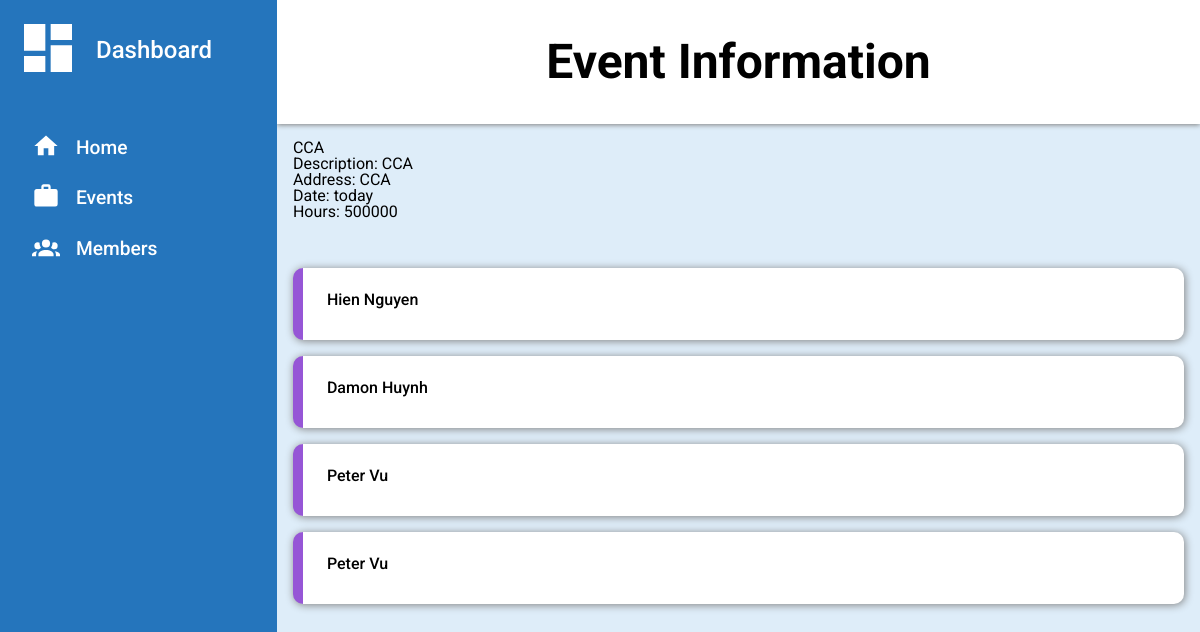
The page /event/8 on the database its author committed.
### app.py (models this page shows)
class Event(db.Model):
    id = db.Column(db.Integer, primary_key = True)
    name = db.Column(db.String(100), unique = False, index = True)
    description = db.Column(db.String(250), unique = False, index = True)
    address = db.Column(db.String(250), unique = False, index = True)
    date = db.Column(db.String(40), unique = False, index = True)
    hours = db.Column(db.Integer, index = True, unique = False)

class Member(db.Model):
    id = db.Column(db.Integer, primary_key = True)
    name = db.Column(db.String(100), unique = False, index = True)
    student_id = db.Column(db.Integer, index = True, unique = False)
    hours = db.Column(db.Integer, index = True, unique = False)
    grade = db.Column(db.Integer, index = True, unique = False)
    email = db.Column(db.String(100), unique = False, index = True)
    events = db.relationship('Event', secondary = member_event, backref = 'members')

### app.py (the view)
@app.route('/event/<int:id>')
def event(id):
    event = Event.query.get(id)
    return render_template('event.html', event = event)

### templates/event.html (shortened to what this page needs)
{% extends 'base.html' %}
{% block content %}
<div class="header">
    <div class = "eventName">
        <p>Event Information</p>
    </div>
</div>
<div class="sidebar">
    <p><span><svg class="dash clickable" xmlns="http://www.w3.org/2000/svg" viewBox="0 0 24 24"><title>view-dashboard</title><path d="M13,3V9H21V3M13,21H21V11H13M3,21H11V15H3M3,13H11V3H3V13Z" /></svg></span>Dashboard</p>
    <ul>
        <a href="{{ url_for('dashboard') }}">
            <li class="clickable"><span><svg xmlns="http://www.w3.org/2000/svg" viewBox="0 0 24 24"><title>home</title><path d="M10,20V14H14V20H19V12H22L12,3L2,12H5V20H10Z" /></svg></span>Home</li>
        </a>
        <a href="{{ url_for('events') }}">
            <li class="clickable"><span><svg xmlns="http://www.w3.org/2000/svg" viewBox="0 0 24 24"><title>briefcase</title><path d="M10,2H14A2,2 0 0,1 16,4V6H20A2,2 0 0,1 22,8V19A2,2 0 0,1 20,21H4C2.89,21 2,20.1 2,19V8C2,6.89 2.89,6 4,6H8V4C8,2.89 8.89,2 10,2M14,6V4H10V6H14Z" /></svg></span>Events</li>
        </a>
        <a href="{{ url_for('members') }}">
            <li class="clickable"><span></span>Members</li>
        </a>
    </ul>
</div>
<div class="content">
    <div>
        <p>{{ event.name }}</p>
        <p>Description: {{ event.description }}</p>
        <p>Address: {{ event.address }}</p>
        <p>Date: {{ event.date }}</p>
        <p>Hours: {{ event.hours }}</p>
    </div>
    <div class="members">
        <p class="content-label"></p>
        {% for member in event.members %}
            <a class="clickable" href="{{ url_for('member', id = member.id) }}">
                <div>
                    <p>{{ member.name }}</p>
                </div>
            </a>
        {% endfor %}
    </div>
</div>
{% endblock %}

### static/style.css (style rules this page uses)
html, body, div, span, applet, object, iframe, h1, h2, h3, h4, h5, h6, p, blockquote, pre, a, abbr, acronym, address, big, cite, code, del, dfn, em, img, ins, kbd, q, s, samp, small, strike, strong, sub, sup, tt, var, b, u, i, center, dl, dt, dd, ol, ul, li, fieldset, form, label, legend, table, caption, tbody, tfoot, thead, tr, th, td, article, aside, canvas, details, embed, figure, figcaption, footer, header, hgroup, menu, nav, output, ruby, section, summary, time, mark, audio, video { margin: 0; padding: 0; border: 0; font-size: 100%; font: inherit; vertical-align: baseline; }
body { line-height: 1; font-family: "Roboto"; }
ol, ul { list-style: none; }
:root { --sidebar: #2575bc; --project-border: #BC6C25; --main-background: #deedf9; --text-color: rgb(255, 255, 255); }
body { display: grid; grid-template-rows: 1fr 9fr; grid-template-columns: 1.2fr 4fr; height: 100vh; background-color: var(--main-background); }
.header { background-color: white; grid-column: 2; grid-row: 1 / 2; display: flex; flex-direction: column; justify-content: space-between; grid-template-rows: 1fr 2.5fr; padding: .75rem 2rem; line-height: 1.5rem; box-shadow: 0px 1px 5px grey; row-gap: 1rem; }
.eventName { height: 100px; display: flex; justify-content: center; align-items: center; font-weight: 700; font-size: 3rem; line-height: 3rem; }
.sidebar { background-color: var(--sidebar); grid-row: 1 / 3; padding: 1rem; }
a { text-decoration: none; }
.sidebar ul { display: grid; font-size: 1.2rem; margin-bottom: 3rem; gap: 1.2rem; }
.sidebar li, .sidebar p { color: var(--text-color); font-weight:500; display: flex; align-items: center; }
.sidebar p { font-size: 1.5rem; margin-bottom: 3rem; }
.content { padding: 1rem; }
.content-label { font-weight: 500; font-size: 1.1rem; grid-row: 1; grid-column: 1 / -1; }
.events, .members { grid-row: 1 / 4; display: grid; grid-template-rows: 2rem; gap: 1rem; grid-template-columns: 1fr; }
.events a>div, .members>a>div { display: flex; flex-direction: column; justify-content: space-between; background-color: white; border-radius: 10px; padding: 1.5rem; box-shadow: 1px 1px 8px grey; border-left: 10px solid var(--project-border); font-size: .75rem; color: grey; line-height: 1rem; transition: 100ms ease-out; }
.members>a>div { border-left:10px solid rgb(150, 86, 214); }
.events div > p, .members div > p { color: black; font-size: 1rem; font-weight: 500; margin-bottom: .5rem; }
.sidebar svg { fill: white; padding-right: 1rem; }
.dash { width: 4rem; }
li svg { margin-left: 1rem; width: 1.75rem; }
.clickable, .events>div, .members>p { cursor: pointer; }

### rows shown on the page
Event: name "CCA", description "CCA", address "CCA", date "today", hours "500000"
Member: name "Hien Nguyen"
Member: name "Damon Huynh"
Member: name "Peter Vu"
Member: name "Peter Vu"
